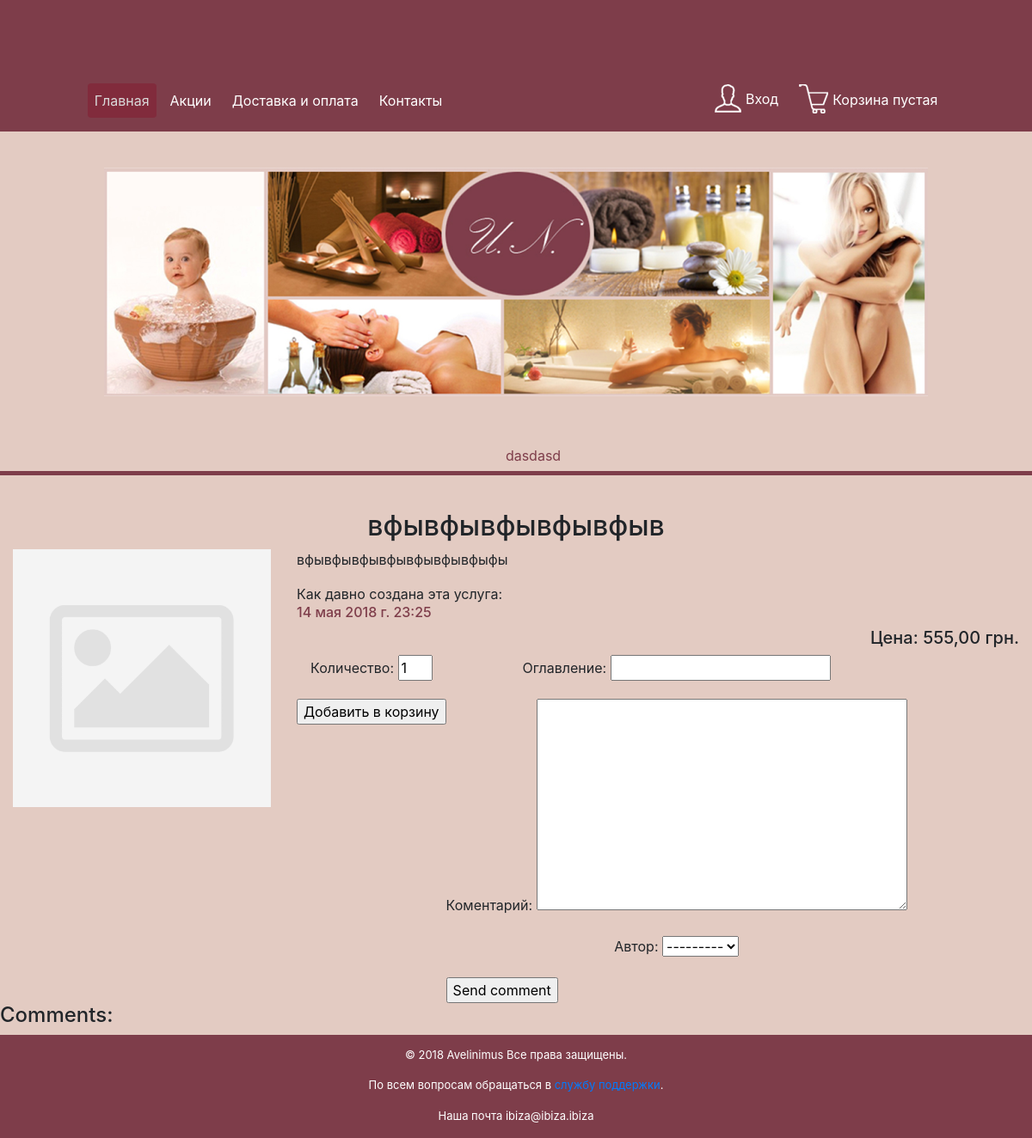
/ru/product/vfyvfyvfyvfyvfyv/, run on an earlier commit of the app's database.
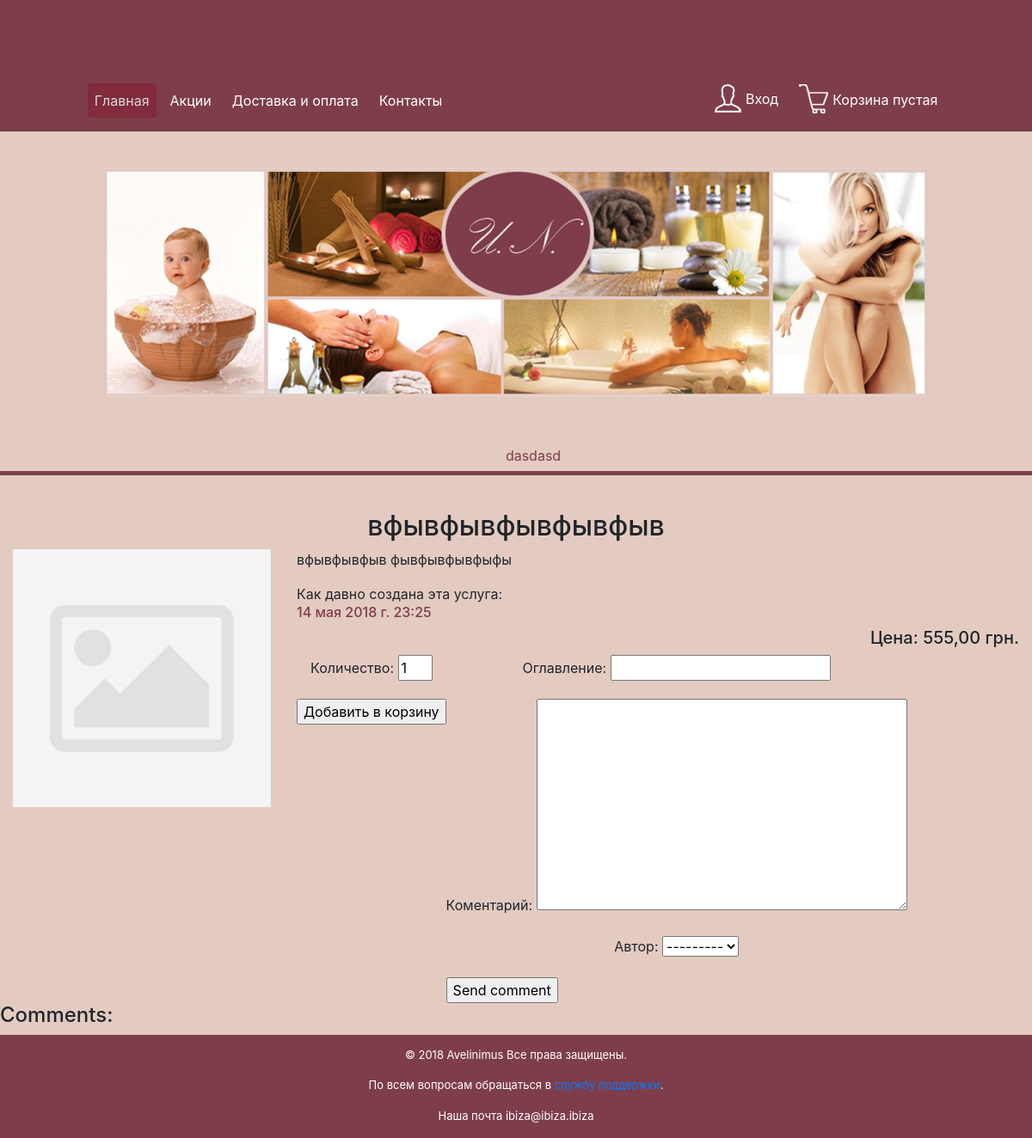
And on a later commit of the database.
### ru/models.py (models this page shows, shortened)
class Products(models.Model):
    class Meta:
        ordering = ['name']
        index_together = [
            ['id', 'slug']
        ]
        verbose_name = 'Продукт'
        verbose_name_plural = 'Продукты'
    name = models.CharField(max_length=50, db_index=True, verbose_name="Название продукта")
    slug = models.SlugField(max_length=200, db_index=True,
                            unique=True, help_text='Нужно использовать для создания "хороших" URL-ов')
    category = models.ForeignKey(Category, db_index=True, on_delete=models.CASCADE, related_name="rel_category",
                                 verbose_name="Категория продукта")
    image = models.ImageField(upload_to='products/img/%Y/%m/%d/', blank=True,
                              verbose_name="Картинка для новостей (300 x 300)")
    price = models.DecimalField(max_digits=10, decimal_places=2, verbose_name="Цена(грн)")
    short_description = models.TextField(blank=True, verbose_name="Короткое описание в листе")
    description = RichTextUploadingField(blank=True, verbose_name="Детальное описание")
    created = models.DateTimeField(auto_now_add=True, verbose_name='Создан')
    available = models.BooleanField(default=True, verbose_name="Отображать")
    discount = models.IntegerField(validators=[MinValueValidator(0), MaxValueValidator(100)], default=0,
                                   verbose_name='Скидка (в процентах)')

### ru/views.py (the view)
# urls.py: url(r'^product/(?P<slug>[\w-]+)/$', views.product_detail_view, name='product_detail'),
def product_detail_view(request, slug):
    category_list = Category.objects.all()
    products_list = Products.objects.all()
    comments_list = Comments.objects.all()
    cart_product_form = CartAddProductForm()
    product = get_object_or_404(Products, slug=slug, available=True)
    comment_product_form = CommentCreateForm()
    return render(request, 'ru/product_detail.html', {
        'category_list': category_list,
        'products_list': products_list,
        'product': product,
        'comments_list': comments_list,
        'cart_product_form': cart_product_form,
        'comment_product_form': comment_product_form
    })

### ru/forms.py
class CartAddProductForm(forms.Form):
    quantity = forms.IntegerField(validators=[MinValueValidator(0), MaxValueValidator(100)], initial='1',
                                  label='Количество')
    update = forms.BooleanField(required=False, initial=False, widget=forms.HiddenInput)

class CommentCreateForm(forms.ModelForm):
    class Meta:
        model = Comments
        fields = ['title', 'comments_text', 'author']

### ru/cart.py (called while the page is built)
    def __len__(self):
        return sum(item['quantity'] for item in self.cart.values())

### ru/context_processors.py (called while the page is built)
def cart(request):
    return {'cart': Cart(request)}

### ru/models.py (called while the page is built)
    def get_absolute_url(self):
        return reverse('ru:category_detail', args={self.slug})

### templates/ru/product_detail.html (shortened to what this page needs)
{% extends 'ru/base.html' %}
    {% load static %}
    {% block content %}
        <div class="col-12"  style="margin-top: 40px">
            <h2 align="center">{{ product.name }}</h2>
            <img src="{% if product.image %}{{ product.image.url }}{% else %}{% static "ru/images/no_image.png"%}{% endif %}" width="300" height="300" align="left"style="margin-right: 30px">
            <div class="text">{% autoescape off %}{{ product.description }}{% endautoescape %}</div>
            Как давно создана эта услуга: <h6 style="color: #7E3D4A">{{ product.created }}</h6>
            {% if product.discount > 0  %}
                <h5 style="text-align: right">Старая цена: {{ product.price }} грн.</h5>
                <h5 style="text-align: right">Цена по акции: {{ product.get_discount }} грн.</h5>
                <h5 style="text-align: right">Акция на продукт в: {{ product.discount }}%</h5>
            {% else %}
                <h5 style="text-align: right">Цена: {{ product.price }} грн.</h5>
            {% endif %}
            <form action="{% url "ru:cart_add" product.id %}" method="post" class="add_cart_form">
                {{ cart_product_form.as_p }}
                <input type="submit" value="Добавить в корзину">
            </form>
        <form action="{% url "ru:comment_add" product.id %}" method="post" class="add_comment_form">
            {{ comment_product_form.as_p }}
            <input type="submit" value="Send comment" />
        </form>
        </div>
        <div><h4>Comments:</h4>
            </div>
    {% endblock %}

What changed in the data, as far as the page shows it:
changed Products "вфывфывфывфывфыв": description "вфывфывфывфывфывфывфыфы" → "вфывфывфыв фывфывфывфыфы"
